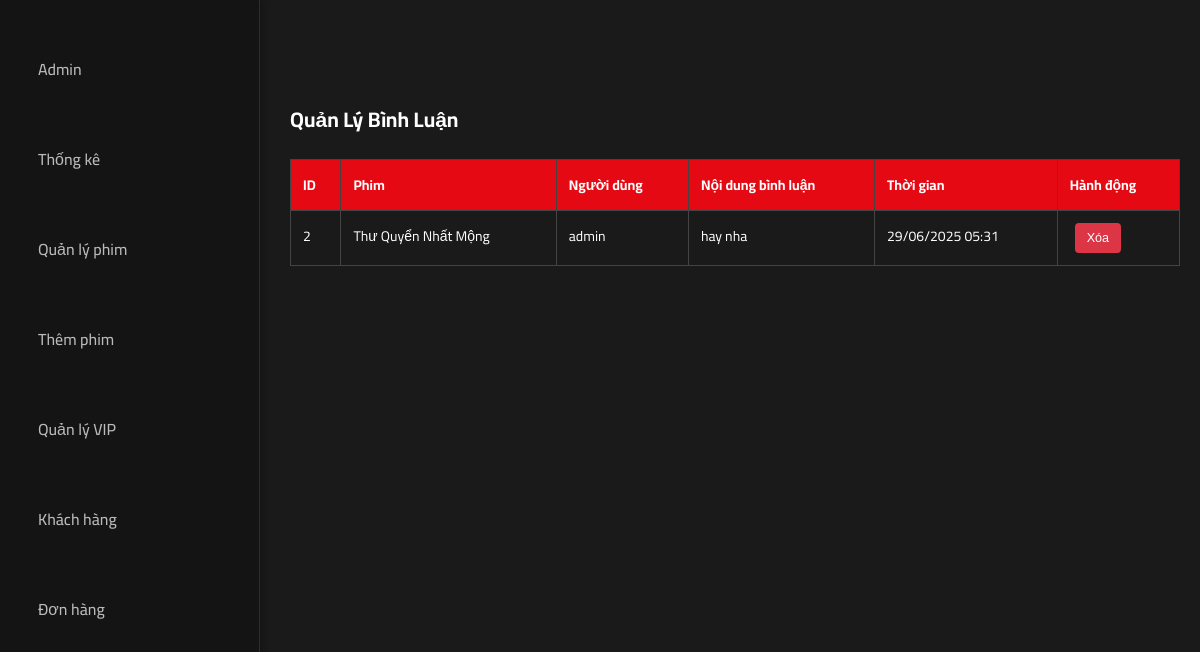
Screenshot of /netfix2/comments.php (signed in) with the database file from the repository.
### tables this page shows
CREATE TABLE `comments` (
  `id` int(11) NOT NULL,
  `movie_id` int(11) NOT NULL,
  `user_id` int(11) NOT NULL,
  `comment_text` text NOT NULL,
  `created_at` timestamp NOT NULL DEFAULT current_timestamp()
);

CREATE TABLE `movies` (
  `id` int(11) NOT NULL,
  `title` varchar(255) NOT NULL,
  `thumbnail` varchar(255) DEFAULT NULL,
  `description` text DEFAULT NULL,
  `duration` int(11) DEFAULT NULL,
  `episode_count` int(11) DEFAULT NULL,
  `genre` enum('Movie','Series','Cartoon','Cinema') NOT NULL,
  `sub_genre` varchar(255) DEFAULT NULL,
  `year` int(11) DEFAULT NULL,
  `language` varchar(50) DEFAULT NULL,
  `country` varchar(50) DEFAULT NULL,
  `actors` text DEFAULT NULL,
  `director` varchar(100) DEFAULT NULL,
  `status` enum('active','inactive') DEFAULT 'active',
  `video_path` varchar(255) DEFAULT NULL,
  `created_at` timestamp NOT NULL DEFAULT current_timestamp(),
  `updated_at` timestamp NOT NULL DEFAULT current_timestamp() ON UPDATE current_timestamp(),
  `is_vip` tinyint(4) DEFAULT 0,
  `view_count` int(11) DEFAULT 0
);

CREATE TABLE `users` (
  `id` int(11) NOT NULL,
  `username` varchar(50) NOT NULL,
  `email` varchar(100) NOT NULL,
  `password` varchar(255) NOT NULL,
  `is_admin` tinyint(1) DEFAULT 0,
  `created_at` timestamp NOT NULL DEFAULT current_timestamp(),
  `updated_at` timestamp NOT NULL DEFAULT current_timestamp() ON UPDATE current_timestamp(),
  `is_vip` tinyint(4) DEFAULT 0,
  `vip_expires_at` datetime DEFAULT NULL
);

### netfix2/comments.php (the view, shortened to what this page needs)
<?php
require 'db.php';
function getAllComments($conn) {
    $stmt = $conn->prepare("SELECT c.id, c.comment_text, c.created_at, m.title AS movie_title, u.username AS user_username
                            FROM comments c
                            JOIN movies m ON c.movie_id = m.id
                            JOIN users u ON c.user_id = u.id
                            ORDER BY c.created_at DESC");
    if (!$stmt->execute()) {
        error_log("Execute failed (getAllComments): " . $stmt->error);
        $stmt->close();
        return [];
    }
    $result = $stmt->get_result();
    $comments = $result->fetch_all(MYSQLI_ASSOC);
    return $comments;
}
$comments = getAllComments($conn);
?>
<!DOCTYPE html>
<html lang="vi">
<head>
    <link href='https://unpkg.com/boxicons@2.0.7/css/boxicons.min.css' rel='stylesheet'>
    <link rel="stylesheet" href="../grid.css">
    <link rel="stylesheet" href="../app.css">
</head>
<body>
    <div class="dashboard-wrapper">
        <?php include 'admin_sidebar.php' ?>
        <div class="main-content">
            <h2>Quản Lý Bình Luận</h2>
            <table class="comment-table">
                <thead>
                    <tr>
                        <th>ID</th>
                        <th>Phim</th>
                        <th>Người dùng</th>
                        <th>Nội dung bình luận</th>
                        <th>Thời gian</th>
                        <th>Hành động</th>
                    </tr>
                </thead>
                <tbody>
                    <?php if (empty($comments)): ?>
                        <tr>
                            <td colspan="6" style="text-align: center;">Chưa có bình luận nào.</td>
                        </tr>
                    <?php else: ?>
                        <?php foreach ($comments as $comment): ?>
                            <tr>
                                <td><?php echo htmlspecialchars($comment['id']); ?></td>
                                <td><?php echo htmlspecialchars($comment['movie_title']); ?></td>
                                <td><?php echo htmlspecialchars($comment['user_username']); ?></td>
                                <td><?php echo nl2br(htmlspecialchars($comment['comment_text'])); ?></td>
                                <td><?php echo date('d/m/Y H:i', strtotime($comment['created_at'])); ?></td>
                                <td class="action-buttons">
                                    <form method="POST" style="display: inline;" onsubmit="return confirm('Bạn có chắc chắn muốn xóa bình luận này?');">
                                        <button type="submit" class="delete-btn">Xóa</button>
                                    </form>
                                </td>
                            </tr>
                        <?php endforeach; ?>
                    <?php endif; ?>
                </tbody>
            </table>
        </div>
    </div>
    <script src="../app.js"></script> </body>
</html>

### netfix2/app.css (style rules this page uses)
:root { --main-color: #c0392b; --body-bg: #181616; --box-bg: #221f1f; --text-color: #ffffff; --nav-height: 60px; --space-top: 30px; }
* { padding: 0; margin: 0; box-sizing: border-box; }
html { font-size: 16px; }
body { font-family: "Cairo", sans-serif; background-color: var(--body-bg); color: var(--text-color); padding-top: var(--nav-height); }
@media only screen and (max-width: 1280px) { html { font-size: 14px; } }

### netfix2/comments.php (style rules this page uses)
body { background-color: #1a1a1a; color: #fff; font-family: 'Cairo', sans-serif; }
.dashboard-wrapper { display: flex; max-width: 1400px; margin: 20px auto; }
.main-content { margin-left: 270px; padding: 20px; width: calc(100% - 270px); }
.comment-table { width: 100%; border-collapse: collapse; margin-top: 20px; }
.comment-table th, .comment-table td { padding: 12px; border: 1px solid #444; text-align: left; vertical-align: top; }
.comment-table th { background-color: #e50914; color: #fff; }
.action-buttons button { padding: 8px 12px; margin: 0 5px; border: none; border-radius: 4px; cursor: pointer; font-size: 0.9em; transition: background-color 0.3s ease; }
.delete-btn { background: #dc3545; color: #fff; }

### rows the page displays
comments: id "2", movie.title "Thư Quyển Nhất Mộng", user.username "admin", comment_text "hay nha", created_at "29/06/2025 05:31"
